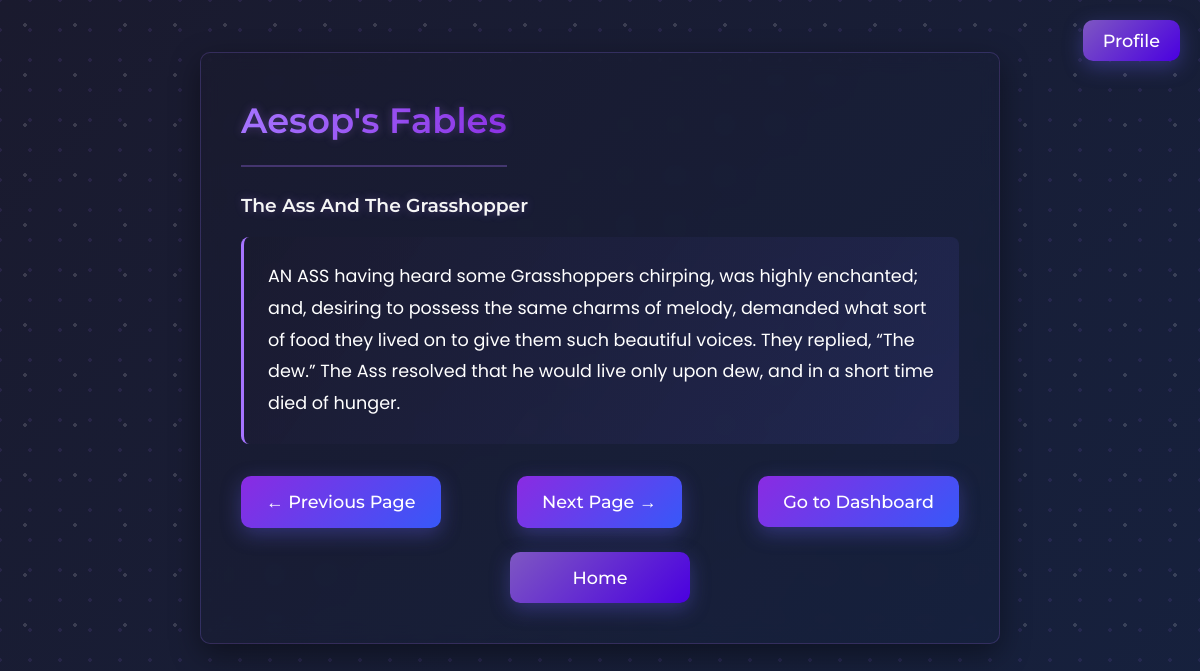
The page /read/3 on the database its author committed.
### app.py (models this page shows)
class Book(db.Model):
    id = db.Column(db.Integer, primary_key=True)
    title = db.Column(db.String(100), nullable=False)
    chapter_title = db.Column(db.String(200))
    content = db.Column(db.Text, nullable=False)
    author = db.Column(db.String(100), default="Unknown")
    translator = db.Column(db.String(100), default="")

### app.py (the view, shortened to what this page needs)
@app.route('/read/<int:page_no>')
def read(page_no):
    page = Book.query.get_or_404(page_no)
    username = session.get('username', 'guest')
    user = User.query.filter_by(username=username).first()
    next_page = Book.query.filter_by(title=page.title, id=page_no + 1).first()
    previous_page = Book.query.filter_by(title=page.title, id=page_no - 1).first()
    return render_template('read.html', page=page,
                           next_page=next_page.id if next_page else None,
                           previous_page=previous_page.id if previous_page else None)

### templates/read.html (shortened to what this page needs)
<!DOCTYPE html>
<html lang="en">
<head>
    <link rel="stylesheet" href="{{ url_for('static', filename='css/main.css') }}">
</head>
<body>
    <a href="{{ url_for('settings') }}" class="profile-btn"><button type="button">Profile</button></a>
    <div class="page-box glass-box">
        <h2 class="page-title">{{ page.title }}</h2>
        {% if page.chapter_title %}
            <h3 class="chapter-title">{{ page.chapter_title }}</h3>
        {% endif %}
        <div class="page-content">{{ page.content }}</div>
        <div class="reading-buttons">
            {% if previous_page %}
                <a href="{{ url_for('read', page_no=previous_page) }}"><button type="button">← Previous Page</button></a>
            {% else %}
                <a><button type="button" disabled>← Previous Page</button></a>
            {% endif %}
            {% if next_page %}
                <a href="{{ url_for('read', page_no=next_page) }}"><button type="button">Next Page →</button></a>
            {% else %}
                <p class="finished-text">🎉 You've finished reading!</p>
            {% endif %}
            <a href="{{ url_for('dashboard', title=page.title) }}"><button type="button">Go to Dashboard</button></a>
        </div>
        <div class="secondary-buttons">
            <a href="{{ url_for('select_book') }}"><button type="button">Home</button></a>
        </div>
    </div>
</body>
</html>

### static/css/main.css (style rules this page uses)
:root { --primary-color: #1a1a2e; --secondary-color: #16213e; --accent-color: #a674ff; --text-color: #f5f5f5; --text-secondary: #d4bfff; --success-color: #28a745; --danger-color: #dc3545; --warning-color: #fd7e14; --dark-color: #6c757d; --border-radius: 10px; --box-shadow: 0 8px 32px rgba(0, 0, 0, 0.3); }
* { margin: 0; padding: 0; box-sizing: border-box; }
body { font-family: 'Poppins', sans-serif; background: linear-gradient(135deg, var(--primary-color), var(--secondary-color)) fixed; color: var(--text-color); min-height: 100vh; line-height: 1.6; padding: 20px; }
body::before { content: ''; position: fixed; top: 0; left: 0; width: 100%; height: 100%; background-image: radial-gradient(rgba(255, 255, 255, 0.15) 2px, transparent 2px), radial-gradient(rgba(166, 116, 255, 0.1) 2px, transparent 2px); background-size: 50px 50px, 30px 30px; background-position: 0 0, 15px 15px; z-index: -1; animation: dotMove 80s linear infinite; }
h1, h2, h3, h4, h5 { font-family: 'Montserrat', sans-serif; margin-bottom: 1rem; font-weight: 600; color: var(--text-color); text-shadow: 0 0 10px rgba(166, 116, 255, 0.3); }
h2 { font-size: 1.8rem; padding-bottom: 0.8rem; border-bottom: 2px solid var(--accent-color); display: inline-block; }
a { color: var(--accent-color); text-decoration: none; transition: all 0.3s ease; }
.glass-box { background: rgba(26, 26, 46, 0.8); backdrop-filter: blur(10px); border-radius: var(--border-radius); box-shadow: var(--box-shadow); border: 1px solid rgba(255, 255, 255, 0.1); animation: fadeIn 0.6s ease-out; transition: transform 0.4s ease; }
.page-box { max-width: 800px; width: 90%; margin: 2rem auto; padding: 2.5rem; position: relative; background: linear-gradient(135deg, rgba(26, 26, 46, 0.7), rgba(22, 33, 62, 0.7)); border: 1px solid rgba(166, 116, 255, 0.2); box-shadow: 0 10px 30px rgba(0, 0, 0, 0.4); }
button, .btn { background: linear-gradient(135deg, #8a2be2, #3758f9); color: white; padding: 15px 25px; border: none; border-radius: var(--border-radius); cursor: pointer; font-size: 1.1rem; font-weight: 500; transition: all 0.3s ease; position: relative; overflow: hidden; box-shadow: 0 6px 20px rgba(89, 86, 213, 0.4); font-family: 'Montserrat', sans-serif; }
.action-buttons, .buttons, .reading-buttons { display: flex; gap: 1rem; margin-top: 2rem; flex-wrap: wrap; justify-content: center; }
.action-buttons button, .buttons button, .reading-buttons button { width: 100%; }
.page-title { font-size: 2.2rem; text-align: center; margin-bottom: 1.5rem; padding-bottom: 1rem; border-bottom: 2px solid rgba(166, 116, 255, 0.3); background: linear-gradient(90deg, #a674ff, #8a2be2); -webkit-background-clip: text; -webkit-text-fill-color: transparent; background-clip: text; color: transparent; }
.page-content { font-size: 1.1rem; line-height: 1.8; padding: 1.5rem; border-radius: 8px; margin-bottom: 2rem; border-left: 3px solid var(--accent-color); background: linear-gradient(125deg, rgba(26, 26, 46, 0.5), rgba(89, 86, 213, 0.15), rgba(26, 26, 46, 0.5)); background-size: 200% 200%; animation: slowGradient 20s ease infinite; color: white; }
.reading-buttons { display: flex; justify-content: space-between; gap: 15px; margin: 2rem 0 1rem; }
.reading-buttons button { position: relative; overflow: hidden; transition: all 0.3s ease; }
.reading-buttons button:before { content: ''; position: absolute; top: 0; left: 0; width: 100%; height: 100%; background: linear-gradient(90deg, transparent, rgba(255, 255, 255, 0.2), transparent); transform: translateX(-100%); }
.profile-btn { position: absolute; top: 20px; right: 20px; width: auto; z-index: 100; }
.profile-btn button { background: linear-gradient(135deg, #7e57c2, #4a00e0); padding: 10px 20px; width: auto; }
.secondary-buttons { display: flex; justify-content: center; margin-top: 1.5rem; width: 100%; text-align: center; }
.secondary-buttons a { width: auto; margin: 0 auto; }
.secondary-buttons button { min-width: 180px; background: linear-gradient(135deg, #7e57c2, #4a00e0); }

### rows shown on the page
Book: chapter_title "The Ass And The Grasshopper", content "AN ASS having heard some Grasshoppers chirping, was highly enchanted; and, desiring to possess the same charms of melody, demanded what sort of food they lived on to give them such beautiful voices. They replied, “The dew.” The Ass resolved that he would live only upon dew, and in a short time died of hunger."
